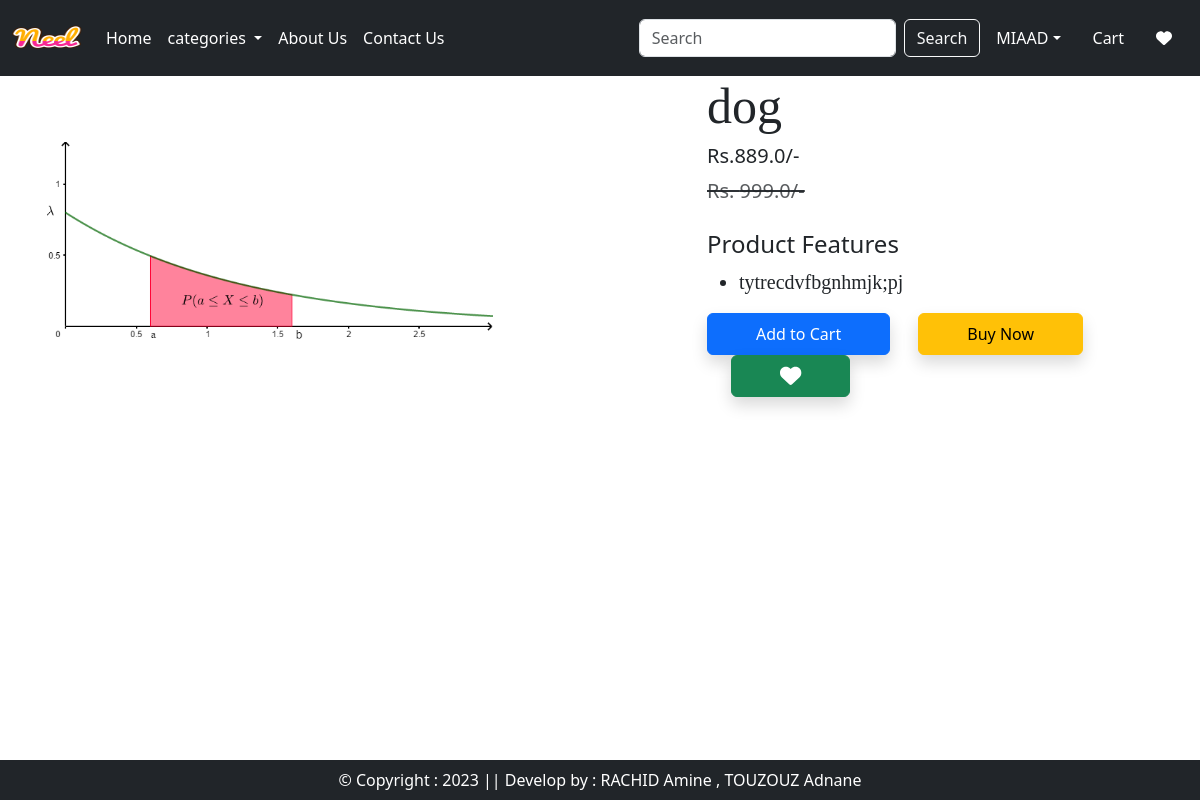
The page /product-detail/2 (signed in) on the database its author committed.
### app/models.py (models this page shows, shortened)
class Product(models.Model):
    title = models.CharField(max_length=100)
    selling_price = models.FloatField()
    discounted_price = models.FloatField()
    description = models.TextField()
    composition = models.TextField(default='')
    prodapp = models.TextField(default='')
    category = models.CharField(choices=CATEGORY_CHOICES, max_length=2)
    product_image = models.ImageField(upload_to='product')

### app/views.py (the view)
# urls.py: path("product-detail/<int:pk>", views.ProductDetail.as_view(),name="product-detail"),
@method_decorator(login_required,name="dispatch")
class ProductDetail(View):
    def get(self,request,pk):
        product = Product.objects.get(pk=pk)
        wishlist = Wishlist.objects.filter(Q(product=product) & Q(user=request.user))
        totalitem = 0
        wishitem=0
        if request.user.is_authenticated:
            totalitem = len(Cart.objects.filter(user=request.user))
            wishitem = len(Wishlist.objects.filter(user=request.user))
        return render(request,"app/productdetail.html",locals())

### app/templates/app/productdetail.html (shortened to what this page needs)
{% extends 'app/base.html' %}
{% load static %}
{% block main-content %}
<div class="container">
     <div class="row flex justify-content-between">
        <div class="img2 col-lg-5 mt-5">
            <img src="{{product.product_image.url}}" class="image col-xs-6 col-sm-12 col-lg-12 mt-3 text-sm-center w-100 h-75" alt="">
        </div>
        <div class="productdetail col-lg-5">
            <h1 style="font-family: Georgia; font-size: 50px;">{{product.title}}</h1>
            <h5>Rs.{{product.discounted_price}}/-</h5>
            <small class="text-decoration-line-through text-muted fs-5"><del>Rs. {{product.selling_price}}/- </small></del>
            <br><br><h4>Product Features</h4>
            <ul class="fs-5" style="font-family: Rajdhani;">
                <li>{{product.description}}</li>
            </ul>
            <form action="/add-to-cart" class="d-inline">
                <button type="submit" class="btn btn-primary shadow px-5 py-2">Add to Cart</button>
            </form>
            <a href="{% url 'showcart' %}" class="btn btn-warning shadow px-5 py-2 ms-4">Buy Now</a>
            {% if wishlist %}
            <a pid={{product.id}} class="minus-wishlist btn btn-danger shadow px-5 py-2 ms-4"><i class="fas fa-heart fa-lg"></i></a>
            {% else %}
            <a pid={{product.id}} class="plus-wishlist btn btn-success shadow px-5 py-2 ms-4"><i class="fas fa-heart fa-lg"></i></a>
            {% endif %}
        </div>
    </div>
</div>
{% endblock main-content %}

### app/templates/app/base.html (shortened to what this page needs)
<!DOCTYPE html>
{% load static%}
<html lang="en">
<head>
    <link rel="stylesheet" href="https://cdnjs.cloudflare.com/ajax/libs/font-awesome/4.7.0/css/font-awesome.min.css">
    <link href="https://cdn.jsdelivr.net/npm/bootstrap@5.3.0-alpha1/dist/css/bootstrap.min.css" rel="stylesheet">
    <link rel="stylesheet" href="{% static 'app/css/owl.carousel.min.css' %}" />
    <link rel="stylesheet" href="{% static 'app/css/all.min.css' %}" />
    <link rel="stylesheet" href="{% static 'app/css/style.css' %}" />
</head>
<body>
    <nav class="navbar navbar-expand-lg navbar-dark bg-dark">
        <div class="container-fluid">
          <a class="navbar-brand" href="#">
            <img src="{% static "app/images/Neel.png" %}" width="70" height="50" />
          </a>
          <div class="collapse navbar-collapse" id="navbarSupportedContent">
            <ul class="navbar-nav me-auto mb-2 mb-lg-0">
              {% if request.user.is_authenticated %}
              <li class="nav-item">
                <a class="nav-link active" aria-current="page" href="/">Home</a>
              </li>
              <li class="nav-item dropdown">
                <a class="nav-link dropdown-toggle active" href="#" role="button" data-bs-toggle="dropdown" aria-expanded="false">
                  categories
                </a>
              </li>
              <li class="nav-item">
                <a class="nav-link text-white" href="{% url 'about' %}">About Us</a>
              </li>
              <li class="nav-item">
                <a class="nav-link text-white" href="{% url 'contact' %}">Contact Us</a>
              </li>
            </ul>
            <form class="d-flex" role="search" action="/search">
              <input class="form-control me-2" type="search" placeholder="Search" name="search" aria-label="Search">
              <button class="btn btn-outline-light" type="submit">Search</button>
            </form>
          </div>
          <ul class="navbar-nav me-auto mb-2 mb-lg-0">
            <li class="nav-item dropdown mx-2">
              <a class="nav-link dropdown-toggle text-white"  href="#" id="profileDropdown" role="button" data-bs-toggle="dropdown" aria-expanded="false">{{request.user.username}}</a>
            </li>
            <li class="nav-item mx-2">
                <a href="{% url 'showcart' %}" class="nav-link text-white" > Cart</a>
            </li>
            <li class="nav-item mx-2">
                <a href="{% url 'showwishlist' %}" class="nav-link text-white" > <i class="fa fa-heart"></i></a>
            </li>
            {% endif %}
           </ul>
        </div>
      </nav>
      {% block main-content %}{% endblock main-content %}
      <footer class="container-fluid fixed-bottom text-white bg-dark text-center p-2 mt-5">
        &copy; Copyright : 2023 || Develop by : RACHID Amine , TOUZOUZ Adnane
      </footer>
</body>
</html>

### rows shown on the page
Product: product_image (picture), title "dog", discounted_price "889.0", selling_price "999.0", description "tytrecdvfbgnhmjk;pj"

### other values the page prints
{{ request.user.username }} "MIAAD"
